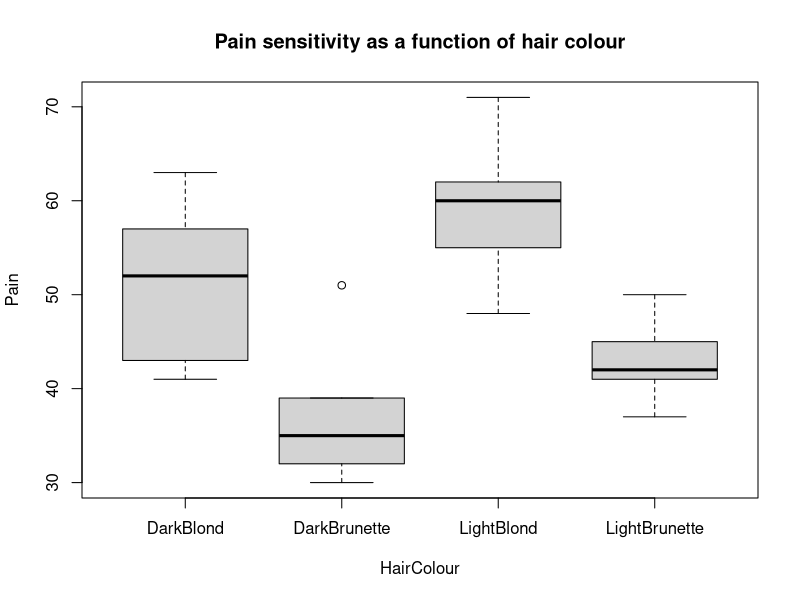
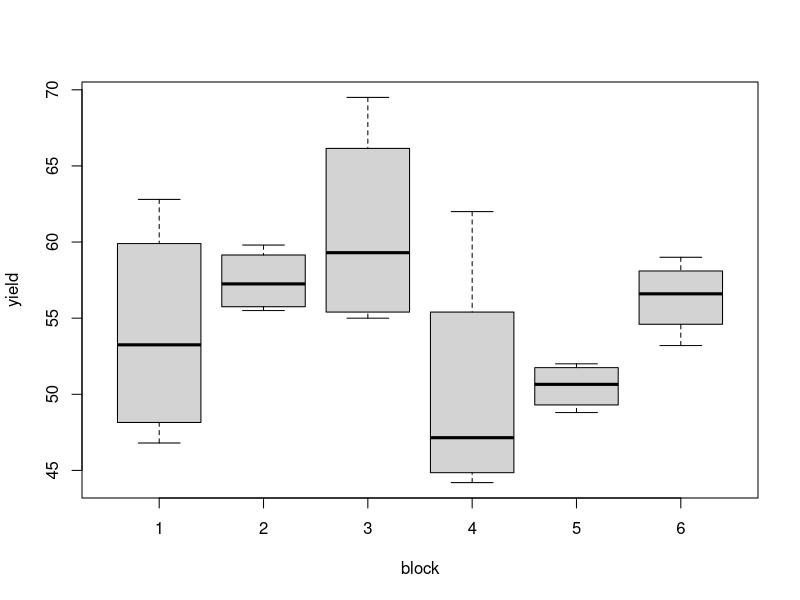
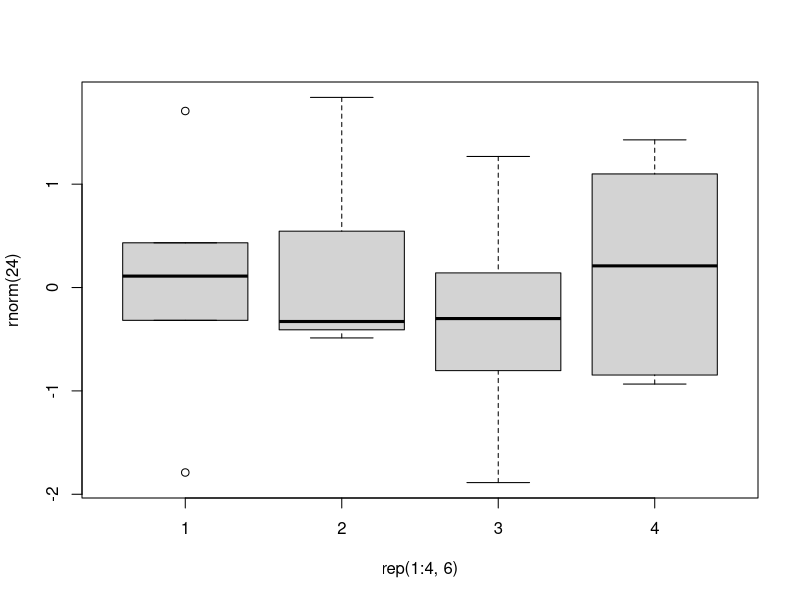
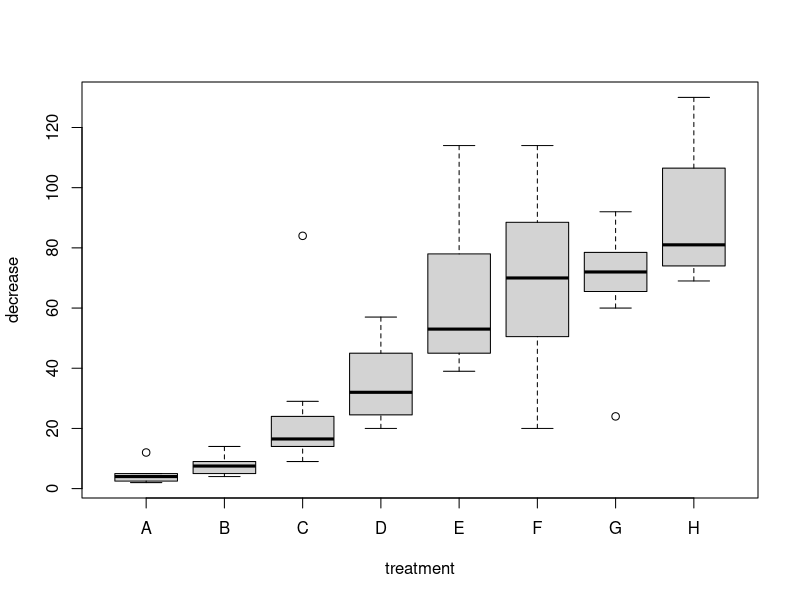
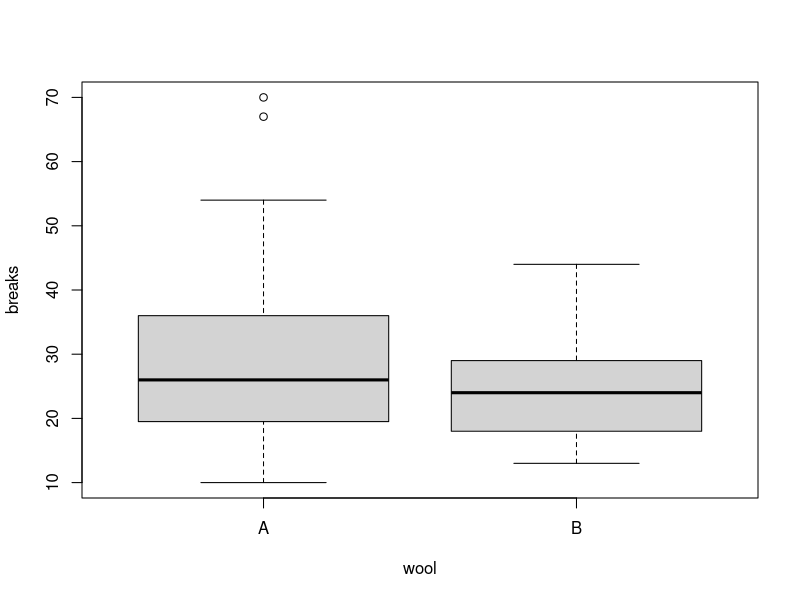

Source code (R) for these figures, in order:
## ---- chunk 1
knitr::opts_chunk$set(include = FALSE) # change to TRUE when rendering solutions; this changes
                                      # the default visibility (which is overridden by explicitly
                                      # setting  include=TRUE in chunk options)
## ---- chunk 2

dd  <- data.frame(
  HairColour = structure(c(3, 3, 3, 3, 3, 1, 1, 1, 1, 1, 4, 4, 4, 
                           4, 4, 2, 2, 2, 2, 2), 
                           .Label = c("DarkBlond", "DarkBrunette", 
                           "LightBlond", "LightBrunette"), class = "factor"),
  Pain = c(62, 60, 71, 55, 48, 63, 57, 52, 41, 43, 
           42, 50, 41, 37, 45, 32, 39, 51, 30, 35)
)
head(dd,3)
tail(dd,3)
## ---- chunk 3
boxplot(Pain ~ HairColour, data=dd, 
     main="Pain sensitivity as a function of hair colour")
## ---- chunk 4
summary(aov(Pain~HairColour, data=dd))
## ---- chunk 5
head(npk)
## ---- chunk 6
plot(yield~block,data=npk)
## ---- chunk 7
boxplot(rnorm(24)~rep(1:4,6))
## ---- chunk 8
summary(aov(yield~block,data=npk))
## ---- chunk 9
plot(decrease~treatment,data=OrchardSprays)
## ---- chunk 10
summary(aov(decrease~treatment,data=OrchardSprays))
## ---- chunk 11
head(warpbreaks,3)
tail(warpbreaks,3)
## ---- chunk 12
plot(breaks~wool,data=warpbreaks)
## ---- chunk 13
summary(aov(breaks~wool,data=warpbreaks))
